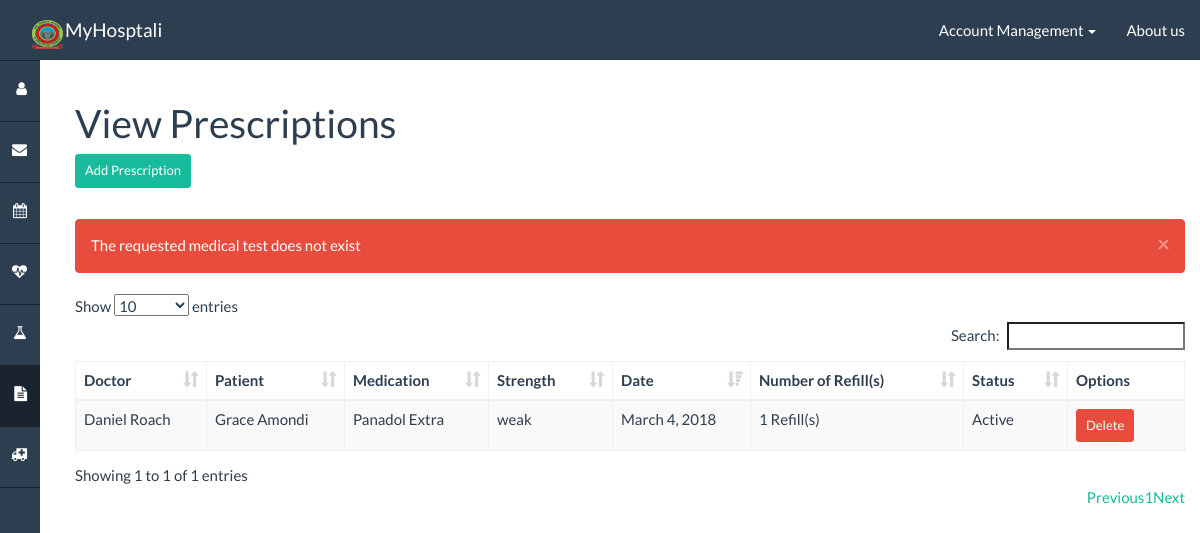
Screenshot of /prescription/list/ (signed in) with the database file from the repository.
### healthnet/models.py (models this page shows, shortened)
class Prescription(models.Model):
    patient = models.ForeignKey(Account, related_name="prescriptions_patient")
    doctor = models.ForeignKey(Account, related_name="prescriptions_doctor")
    date = models.DateField()
    medication = models.CharField(max_length=100)
    strength = models.CharField(max_length=30)
    instruction = models.CharField(max_length=200)
    refill = models.IntegerField()
    active = models.BooleanField(default=True)

class Account(models.Model):
    ACCOUNT_UNKNOWN = 0
    ACCOUNT_PATIENT = 10
    ACCOUNT_NURSE = 20
    ACCOUNT_DOCTOR = 30
    ACCOUNT_ADMIN = 40
    ACCOUNT_TYPES = (
        (ACCOUNT_UNKNOWN, "Unknown"),
        (ACCOUNT_PATIENT, "Patient"),
        (ACCOUNT_NURSE, "Nurse"),
        (ACCOUNT_DOCTOR, "Doctor"),
        (ACCOUNT_ADMIN, "Admin"),
    )
    EMPLOYEE_TYPES = (
        (ACCOUNT_NURSE, "Nurse"),
        (ACCOUNT_DOCTOR, "Doctor"),
        (ACCOUNT_ADMIN, "Admin"),
    )
    role = models.IntegerField(default=0, choices=ACCOUNT_TYPES)
    profile = models.OneToOneField(Profile)
    user = models.OneToOneField(User)
    class Admin:
        list_display = (
            'role',
            'profile',
            'user'
        )

class Profile(models.Model):
    GENDER = (
        ('M', "Male"),
        ('F', "Female"),
    )
    firstname = models.CharField(blank=True, max_length=50)
    lastname = models.CharField(blank=True, max_length=50)
    insurance = models.CharField(blank=True, max_length=50)
    emergencyContactName = models.CharField(blank=True, max_length=50)
    emergencyContactNumber = models.CharField(blank=True, max_length=20)
    sex = models.CharField(blank=True, max_length=1, choices=GENDER)
    birthday = models.DateField(default=date(1000, 1, 1))
    phone = models.CharField(blank=True, max_length=20)
    allergies = models.CharField(blank=True, max_length=250)
    created = models.DateTimeField(auto_now_add=True)
    prefHospital = models.ForeignKey(Hospital, null=True, related_name="profiles_prefhospital")
    linkedEmergencyContact = models.ForeignKey('Account', null=True, related_name="profiles_contact")
    primaryCareDoctor = models.ForeignKey('Account', null=True, related_name="profiles_primarycaredoctor")
    def __str__(self):
        return self.firstname + " " + self.lastname

### healthnet/views_prescription.py (the view, shortened to what this page needs)
# urls.py: url(r'^prescription/list/$', views_prescription.list_view, name='prescription/list'),
def list_view(request):
    authentication_result = views.authentication_check(
        request,
        [Account.ACCOUNT_DOCTOR, Account.ACCOUNT_NURSE, Account.ACCOUNT_PATIENT]
    )
    if authentication_result is not None: return authentication_result
    template_data = views.parse_session(request)
    if request.user.account.role == Account.ACCOUNT_DOCTOR:
        prescriptions = Prescription.objects.filter(doctor=request.user.account)
    elif request.user.account.role == Account.ACCOUNT_PATIENT:
        prescriptions = Prescription.objects.filter(patient=request.user.account)
    else:
        prescriptions = Prescription.objects.all()
    template_data['query'] = prescriptions.order_by('date')
    return render(request, 'healthnet/prescription/list.html', template_data)

### healthnet/templatetags/app_filters.py (called while the page is built)
@register.filter(name='isAuthenticated')
def isAuthenticated(user):
    return user.is_authenticated()

### healthnet/views.py (called while the page is built)
def parse_session(request, template_data=None):
    if template_data is None:
        template_data = {}
    if request.session.has_key('alert_success'):
        template_data['alert_success'] = request.session.get('alert_success')
        del request.session['alert_success']
    if request.session.has_key('alert_danger'):
        template_data['alert_danger'] = request.session.get('alert_danger')
        del request.session['alert_danger']
    return template_data

### templates/healthnet/prescription/list.html (shortened to what this page needs)
{% extends "base.html" %}
{% load app_filters %}
{% block sidebar_prescription %}active{% endblock %}
{% block body_header %}
    View Prescriptions
    {% if user.account.role == 30 %}
        <br>
        <a class="btn btn-success btn-sm" href="/prescription/create/" role="button">Add Prescription</a>
    {% endif %}
{% endblock %}
{% block body %}
    <table id="datatable" class="table table-hover table-striped table-bordered">
        <thead>
            <th>Doctor</th>
            <th>Patient</th>
            <th>Medication</th>
            <th>Strength</th>
            <th>Date</th>
            <th>Number of Refill(s)</th>
            <th>Status</th>
            <th data-defaultsort='disabled'>Options</th>
        </thead>
        <tbody>
            {% for prescription in query %}
                <tr>
                    <td>{{ prescription.doctor.profile }}</td>
                    <td>{{ prescription.patient.profile }}</td>
                    <td>{{ prescription.medication }}</td>
                    <td>{{ prescription.strength }}</td>
                    <td data-value="{{ prescription.date|date:'U' }}">{{ prescription.date }}</td>
                    <td>{{ prescription.refill }} Refill(s)</td>
                    <td>{% if prescription.active %}Active{% else %}Deleted{% endif %}</td>
                    <td>
                        {% if prescription.active %}
                            {% if user.account.role == 30 %}
                                <button onclick="proxy{{ prescription.pk }}()" type="button" class="btn btn-danger btn-sm" data-toggle="modal" data-target="#form-modal">Delete</button>
                            {% endif %}
                        {% endif %}
                    </td>
                </tr>
            {% endfor %}
        </tbody>
    </table>
{% endblock %}

### healthnet/static/css/dashboard.css (style rules this page uses)
body,html { height: 100%; }

### rows the page displays
Prescription: doctor.profile "Daniel Roach", patient.profile "Grace Amondi", medication "Panadol Extra", strength "weak", date "March 4, 2018", refill "1", active "Active"

### other values shown
{{ alert_danger }} "The requested medical test does not exist"
